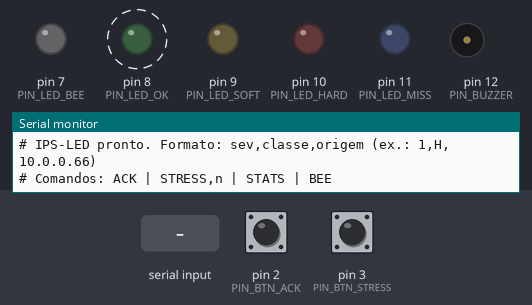
The sketch below on a simulated Arduino Uno, built with avr-gcc and run on an emulated ATmega328P. Shown: output pins drawn as LEDs (lit = HIGH), buzzer (waves = sounding), the last lines printed to the serial monitor. Dashed ring = blinking. The inputs (shaded band) are chosen by the test bench; at power-on: pin 2 (PIN_BTN_ACK) HIGH, pin 3 (PIN_BTN_STRESS) HIGH.

Above: at 1.2 s.
1.3 s: "STRESS\n" received over Serial
At 2.76 s:
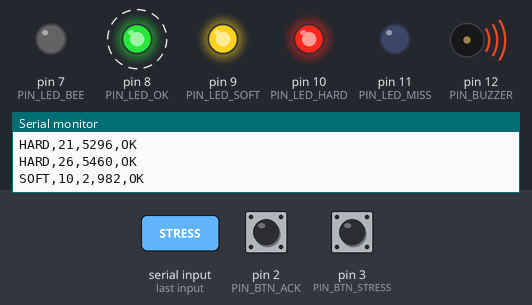
4.3 s: pin 2 (PIN_BTN_ACK) pulled LOW for 0.15 s
At 4.7 s:
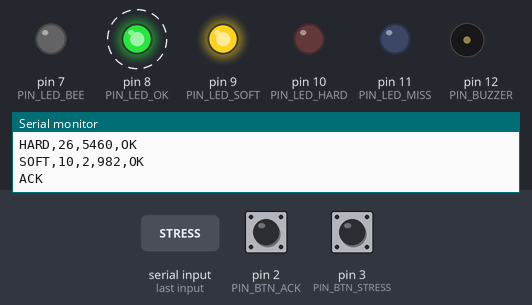
7.3 s: pin 3 (PIN_BTN_STRESS) pulled LOW for 0.15 s
At 7.77 s:
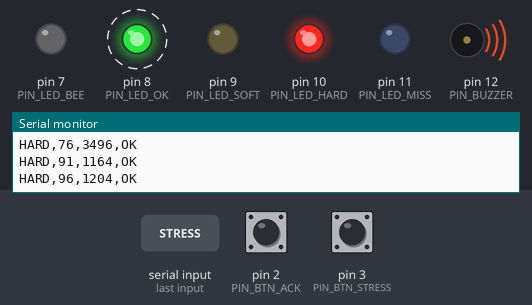
10.3 s: "BEE\n" received over Serial
At 10.45 s:
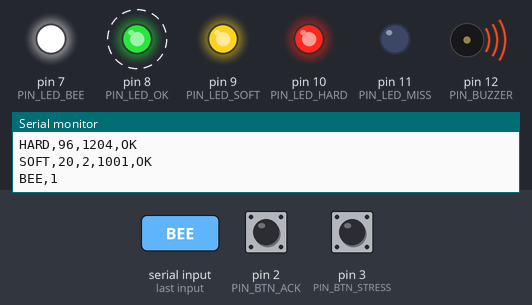
13.3 s: pin 2 (PIN_BTN_ACK) pulled LOW for 1 s
At 14.6 s:
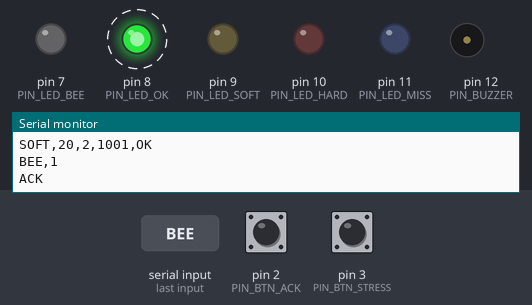
16.8 s: "BEE\n" received over Serial
At 17.08 s:
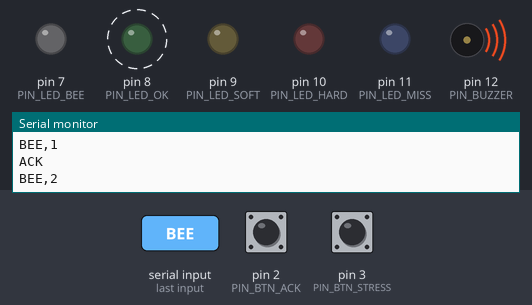
Timing chart, 0 to 20.8 s (numbered marks = the images above; inputs shaded):
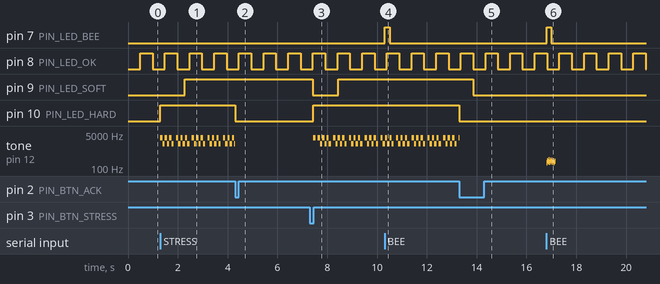

Measured:
- after the input at 1.3 s, pin 9 (PIN_LED_SOFT): LOW → HIGH after 0.98 s; pin 10 (PIN_LED_HARD): LOW → HIGH at once; tone on pin 12 (PIN_BUZZER): silent → 3200 Hz at once, then repeats every 0.63 s: 2 × (1600 Hz 0.09 s, 3200 Hz 0.09 s), 1600 Hz 0.09 s, silent 0.09 s, 3200 Hz 0.09 s
- after the input at 4.3 s, pin 10 (PIN_LED_HARD): HIGH → LOW at once
- after the input at 7.3 s, pin 10 (PIN_LED_HARD): LOW → HIGH after 0.14 s; tone on pin 12 (PIN_BUZZER): silent → 3200 Hz after 0.14 s, then repeats every 0.63 s: silent 0.09 s, 3 × (3200 Hz 0.09 s, 1600 Hz 0.09 s)
- after the input at 10.3 s, pin 7 (PIN_LED_BEE): LOW → HIGH at once, → LOW 0.20 s later
- after the input at 13.3 s, pin 10 (PIN_LED_HARD): HIGH → LOW at once
- after the input at 16.8 s, pin 7 (PIN_LED_BEE): LOW → HIGH at once, → LOW 0.20 s later; tone on pin 12 (PIN_BUZZER): plays 180 Hz for 0.03 s, 230 Hz for 0.03 s, 200 Hz for 0.03 s, 260 Hz for 0.03 s, 190 Hz for 0.03 s, 240 Hz for 0.03 s … (12 notes in this stretch), starting at once
- by itself, pin 8 (PIN_LED_OK): alternates HIGH for 0.49 s and LOW for 0.49 s

The sketch:

sketch.ino
```cpp
/*
 * IPS - Sinalizacao fisica de alertas em tempo real
 * Disciplina: Sistemas de Tempo Real - IESB
 * Autor: Caio Silveira Guimaraes Souza
 *
 * Placa: Arduino Uno (ATmega328P, 2 KB de RAM)
 * Biblioteca: FreeRTOS (Phillip Stevens / feilipu) - instalar pelo
 *             Gerenciador de Bibliotecas da IDE, buscando "FreeRTOS".
 *
 * Protocolo serial (115200 baud, uma linha por alerta, terminada em \n):
 *   <severidade>,<classe>,<origem>
 *     severidade: 1 (alta), 2 (media), 3 (baixa)  -> mesma escala do Suricata
 *     classe    : H = servidor critico (hard real-time)
 *                 S = servidor de menor criticidade (soft real-time)
 *     origem    : texto livre (ex.: IP do atacante), apenas para o log
 *   Exemplo: 1,H,10.0.0.66
 *
 * Comandos: ACK        -> reconhece o alarme critico (mesmo que o botao)
 *           STRESS,<n> -> injeta n alertas sinteticos (teste de carga)
 *           STATS      -> imprime estatisticas e pilha livre das tarefas
 *           BEE        -> novo alerta do BeeIA (TCC): pisca o LED branco e
 *                         zumbe como uma abelha (se a sirene nao estiver ativa)
 *
 * Saidas no monitor serial (CSV, para analise posterior):
 *   HARD,<id>,<latencia_us>,<OK|MISS>
 *   SOFT,<qtd_agregada>,<sev_max>,<latencia_ms>,<OK|MISS>
 *
 * Tarefas (prioridade maior = mais urgente):
 *   CRIT (3) alerta hard -> LED vermelho + sirene, mede deadline
 *   RX   (2) le a serial, classifica e encaminha para a fila certa
 *   AGG  (1) agrega alertas soft numa janela e acende o LED amarelo
 *   Timer one-shot (200 ms): apaga o LED branco do BeeIA
 *   Timer periodico (90 ms): sirene de dois tons ate o ACK
 *   Timer periodico (~30 ms): zumbido de abelha do BeeIA (cede a sirene)
 *   Timer de software (500 ms): heartbeat verde, leitura do botao de
 *            stress (avisa a RX) e apagamento do amarelo
 */

#include <Arduino_FreeRTOS.h>
#include <queue.h>
#include <semphr.h>
#include <timers.h>

// ----------------------------------------------------------------- Pinos
const uint8_t PIN_BTN_ACK    = 2;   // INT0 - botao de reconhecimento
const uint8_t PIN_BTN_STRESS = 3;   // botao de teste de carga
const uint8_t PIN_LED_OK     = 8;   // verde    - heartbeat do sistema
const uint8_t PIN_LED_SOFT   = 9;   // amarelo  - alertas soft agregados
const uint8_t PIN_LED_HARD   = 10;  // vermelho - alerta critico (hard)
const uint8_t PIN_LED_MISS   = 11;  // azul     - deadline perdido
const uint8_t PIN_BUZZER     = 12;  // buzzer   - reforco do alerta critico
const uint8_t PIN_LED_BEE    = 7;   // branco   - novo alerta do BeeIA (TCC)
const uint16_t PISCA_BEE_MS  = 200; // duracao da piscada do LED branco

// Sirene do alerta critico: alterna agudo/grave com uma pausa, e so para no
// ACK (alarme "travado", como num painel de seguranca). A pausa faz um buzzer
// ATIVO (que ignora a frequencia) bipar em vez de dar um tom continuo.
const uint16_t FASE_SIRENE_MS = 90;
// As tabelas de tons ficam na flash (PROGMEM): no AVR um array "const" comum
// ocuparia RAM, e o Uno so tem 2 KB. Leitura com pgm_read_word().
const uint16_t SIRENE_HZ[] PROGMEM = { 3200, 1600, 3200, 1600, 3200, 1600, 0 };
const uint8_t  N_FASES_SIRENE = sizeof(SIRENE_HZ) / sizeof(SIRENE_HZ[0]);

// Zumbido do BeeIA: tons graves (180-260 Hz) trocando rapido, o que soa como
// o "bzzz" de uma abelha passando. O buzzer e compartilhado: a sirene do
// alerta HARD tem prioridade, entao o zumbido nao toca (ou para no meio)
// enquanto a sirene estiver ativa. O LED branco pisca de qualquer jeito.
const uint16_t FASE_ZUMBIDO_MS = 30;   // 2 ticks do FreeRTOS no AVR
const uint16_t ZUMBIDO_HZ[] PROGMEM = { 180, 230, 200, 260, 190, 240,
                                        210, 250, 195, 235, 185, 220 };
const uint8_t  N_FASES_ZUMBIDO = sizeof(ZUMBIDO_HZ) / sizeof(ZUMBIDO_HZ[0]);

// --------------------------------------------- Parametros de tempo real
const uint32_t DEADLINE_HARD_US = 50000UL; // 50 ms: leitura -> LED vermelho
const uint16_t JANELA_SOFT_MS   = 1000;    // janela de agregacao (debounce)
const uint16_t DEADLINE_SOFT_MS = 1500;    // 1o evento da janela -> LED amarelo
const uint16_t SOFT_APAGA_MS    = 5000;    // amarelo apaga apos inatividade
const uint16_t PERIODO_MON_MS   = 500;     // periodo do timer de monitoracao
const uint16_t STRESS_PADRAO    = 50;

// ---------------------------------------------------------------- Tipos
enum TipoEvento : uint8_t { EV_ALERTA = 0, EV_ACK = 1 };

struct Evento {
  uint8_t  tipo;
  uint8_t  sev;
  char     classe;
  uint16_t id;
  uint32_t t;      // micros() no momento em que a linha foi lida
};

// ------------------------------------------------- Objetos do FreeRTOS
QueueHandle_t     qHard, qSoft;
SemaphoreHandle_t mtxSerial;
TaskHandle_t      hCrit, hRx, hAgg;
TimerHandle_t     tmBee;           // one-shot: apaga o LED branco
TimerHandle_t     tmSirene;        // periodico: alterna os tons da sirene
volatile bool     sireneAtiva = false;
TimerHandle_t     tmZumbido;       // periodico: fases do zumbido da abelha
volatile uint8_t  faseZumbido = 0; // 0 = parado; 1..N = proxima fase

// --------------------------------------------------------- Estatisticas
volatile uint16_t nRecebidos = 0, nHard = 0, nSoft = 0;
volatile uint16_t nMissHard = 0, nMissSoft = 0, nDescartes = 0, nBee = 0;
volatile uint32_t latHardMax = 0;
volatile TickType_t ultimoSoft = 0;
uint16_t proximoId = 1;

// ------------------------------------------------------------ Prototipos
void tarefaRx(void *p);
void tarefaCritica(void *p);
void tarefaAgregador(void *p);
void timerMonitor(TimerHandle_t t);
void timerApagaBee(TimerHandle_t t);
void timerSirene(TimerHandle_t t);
void timerZumbido(TimerHandle_t t);
void isrAck();
void enfileirarAlerta(uint8_t sev, char classe);
void gerarStress(uint16_t n);
void imprimirStats();

// =======================================================================
void setup() {
  Serial.begin(115200);

  pinMode(PIN_LED_OK, OUTPUT);
  pinMode(PIN_LED_SOFT, OUTPUT);
  pinMode(PIN_LED_HARD, OUTPUT);
  pinMode(PIN_LED_MISS, OUTPUT);
  pinMode(PIN_BUZZER, OUTPUT);
  pinMode(PIN_LED_BEE, OUTPUT);
  pinMode(PIN_BTN_ACK, INPUT_PULLUP);     // pull-up interno: sem resistor
  pinMode(PIN_BTN_STRESS, INPUT_PULLUP);

  // Filas pequenas de proposito: o Uno so tem 2 KB de RAM.
  qHard     = xQueueCreate(6, sizeof(Evento));
  qSoft     = xQueueCreate(10, sizeof(Evento));
  mtxSerial = xSemaphoreCreateMutex();

  //                 funcao           nome    pilha param prio handle
  BaseType_t ok =  xTaskCreate(tarefaCritica,   "CRIT", 140, NULL, 3, &hCrit);
  ok &=            xTaskCreate(tarefaRx,        "RX",   170, NULL, 2, &hRx);
  ok &=            xTaskCreate(tarefaAgregador, "AGG",  140, NULL, 1, &hAgg);

  TimerHandle_t tm = xTimerCreate("MON", pdMS_TO_TICKS(PERIODO_MON_MS),
                                  pdTRUE, NULL, timerMonitor);
  if (tm != NULL) xTimerStart(tm, 0);
  tmBee = xTimerCreate("BEE", pdMS_TO_TICKS(PISCA_BEE_MS), pdFALSE, NULL, timerApagaBee);
  tmSirene = xTimerCreate("SIR", pdMS_TO_TICKS(FASE_SIRENE_MS), pdTRUE, NULL, timerSirene);
  tmZumbido = xTimerCreate("ZUM", pdMS_TO_TICKS(FASE_ZUMBIDO_MS), pdTRUE, NULL, timerZumbido);

  attachInterrupt(digitalPinToInterrupt(PIN_BTN_ACK), isrAck, FALLING);

  if (!ok || !qHard || !qSoft || !mtxSerial || !tm || !tmBee || !tmSirene || !tmZumbido) {
    Serial.println(F("# ERRO: memoria insuficiente para criar os objetos"));
  }
  Serial.println(F("# IPS-LED pronto. Formato: sev,classe,origem (ex.: 1,H,10.0.0.66)"));
  Serial.println(F("# Comandos: ACK | STRESS,n | STATS | BEE"));
  // A biblioteca inicia o escalonador do FreeRTOS logo apos o setup().
}

void loop() {
  // Executado dentro da tarefa ociosa (idle). Nada a fazer aqui.
}

// ===================================================== Interrupcao (ACK)
void isrAck() {
  static uint32_t ultimo = 0;
  uint32_t agora = millis();
  if (agora - ultimo < 200) return;          // debounce do botao
  ultimo = agora;

  Evento e = { EV_ACK, 0, 'H', 0, micros() };
  BaseType_t acordou = pdFALSE;
  xQueueSendFromISR(qHard, &e, &acordou);
  if (acordou == pdTRUE) portYIELD_FROM_ISR();
}

// ===================================================== Tarefa RX (prio 2)
// Le linhas da serial, classifica e encaminha para a fila correta.
void tarefaRx(void *p) {
  (void)p;
  static char buf[32];
  uint8_t n = 0;

  for (;;) {
    if (ulTaskNotifyTake(pdTRUE, 0) > 0) gerarStress(STRESS_PADRAO);  // botao

    while (Serial.available() > 0) {
      char c = Serial.read();
      bool fimLinha = (c == '\n' || c == '\r');   // aceita LF, CR ou CRLF
      if (!fimLinha) { if (n < sizeof(buf) - 1) buf[n++] = c; continue; }
      buf[n] = '\0';
      n = 0;
      if (buf[0] == '\0') continue;

      if (strcmp(buf, "ACK") == 0) {
        Evento e = { EV_ACK, 0, 'H', 0, micros() };
        xQueueSend(qHard, &e, 0);
      } else if (strncmp(buf, "STRESS", 6) == 0) {
        uint16_t qtd = (buf[6] == ',') ? (uint16_t)atoi(buf + 7) : STRESS_PADRAO;
        gerarStress(qtd);
      } else if (strncmp(buf, "BEE", 3) == 0) {
        // Alerta do BeeIA: acende o branco e (re)inicia o timer one-shot,
        // que o apaga sozinho. Alertas seguidos estendem a piscada.
        digitalWrite(PIN_LED_BEE, HIGH);
        xTimerReset(tmBee, 0);
        // Zumbido so se a sirene nao estiver tocando. Secao critica curta:
        // sem ela, a CRIT poderia ligar a sirene entre o teste e o tone().
        taskENTER_CRITICAL();
        bool zumbir = !sireneAtiva;
        if (zumbir) { faseZumbido = 1; tone(PIN_BUZZER, pgm_read_word(&ZUMBIDO_HZ[0])); }
        taskEXIT_CRITICAL();
        if (zumbir) xTimerReset(tmZumbido, 0);
        nBee++;
        if (xSemaphoreTake(mtxSerial, pdMS_TO_TICKS(50)) == pdTRUE) {
          Serial.print(F("BEE,")); Serial.println(nBee);
          xSemaphoreGive(mtxSerial);
        }
      } else if (strcmp(buf, "STATS") == 0) {
        imprimirStats();
      } else if (buf[0] >= '1' && buf[0] <= '3' && buf[1] == ',') {
        char classe = (buf[2] == 'H' || buf[2] == 'h') ? 'H' : 'S';
        enfileirarAlerta(buf[0] - '0', classe);
      } else if (xSemaphoreTake(mtxSerial, pdMS_TO_TICKS(50)) == pdTRUE) {
        Serial.print(F("# linha invalida: "));
        Serial.println(buf);
        xSemaphoreGive(mtxSerial);
      }
    }
    vTaskDelay(1);   // polling a cada tick (16 ms no AVR)
  }
}

// Regra de priorizacao por severidade:
//   servidor critico (H) com severidade 1 ou 2 -> rota HARD (imediata)
//   qualquer outro caso                        -> rota SOFT (agregada)
void enfileirarAlerta(uint8_t sev, char classe) {
  // Contadores tambem lidos por outras tarefas: secao critica curta.
  taskENTER_CRITICAL();
  uint16_t id = proximoId++;
  nRecebidos++;
  taskEXIT_CRITICAL();

  Evento e = { EV_ALERTA, sev, classe, id, micros() };
  bool hard = (classe == 'H' && sev <= 2);
  if (xQueueSend(hard ? qHard : qSoft, &e, 0) != pdPASS) {   // fila cheia
    taskENTER_CRITICAL(); nDescartes++; taskEXIT_CRITICAL();
  }
}

void gerarStress(uint16_t n) {
  for (uint16_t i = 0; i < n; i++) {
    // 1 em cada 5 alertas e critico; o resto e ruido soft
    if (i % 5 == 0) enfileirarAlerta(1, 'H');
    else            enfileirarAlerta((i % 2) ? 3 : 2, 'S');
  }
}

// ================================================ Tarefa CRITICA (prio 3)
// Maior prioridade: preempta as demais assim que chega um alerta hard.
void tarefaCritica(void *p) {
  (void)p;
  Evento e;
  for (;;) {
    if (xQueueReceive(qHard, &e, portMAX_DELAY) != pdTRUE) continue;

    if (e.tipo == EV_ACK) {
      sireneAtiva = false;          // antes do noTone: o callback respeita a flag
      xTimerStop(tmSirene, 0);
      noTone(PIN_BUZZER);
      digitalWrite(PIN_LED_HARD, LOW);
      digitalWrite(PIN_LED_MISS, LOW);
      if (xSemaphoreTake(mtxSerial, pdMS_TO_TICKS(50)) == pdTRUE) {
        Serial.println(F("ACK"));
        xSemaphoreGive(mtxSerial);
      }
      continue;
    }

    // 1) Atuacao fisica primeiro: e isso que tem deadline
    digitalWrite(PIN_LED_HARD, HIGH);
    if (!sireneAtiva) {             // 1o tom ja aqui; o timer cuida do resto
      sireneAtiva = true;
      tone(PIN_BUZZER, pgm_read_word(&SIRENE_HZ[0]));
      xTimerStart(tmSirene, 0);
    }
    uint32_t lat = micros() - e.t;

    // 2) Verificacao do deadline
    bool miss = lat > DEADLINE_HARD_US;
    nHard++;
    if (lat > latHardMax) latHardMax = lat;
    if (miss) { nMissHard++; digitalWrite(PIN_LED_MISS, HIGH); }

    // 3) Log, fora do caminho critico
    if (xSemaphoreTake(mtxSerial, pdMS_TO_TICKS(50)) == pdTRUE) {
      Serial.print(F("HARD,")); Serial.print(e.id);
      Serial.print(',');        Serial.print(lat);
      Serial.println(miss ? F(",MISS") : F(",OK"));
      xSemaphoreGive(mtxSerial);
    }
  }
}

// ============================================== Tarefa AGREGADOR (prio 1)
// Debounce/agregacao: junta os alertas soft de uma janela e sinaliza uma
// unica vez. A propria janela limita a taxa de atualizacao do LED.
void tarefaAgregador(void *p) {
  (void)p;
  Evento e;
  for (;;) {
    if (xQueueReceive(qSoft, &e, portMAX_DELAY) != pdTRUE) continue;

    uint32_t t0 = e.t;
    uint16_t qtd = 1;
    uint8_t  sevMax = e.sev;              // 1 e a mais grave
    TickType_t fim = xTaskGetTickCount() + pdMS_TO_TICKS(JANELA_SOFT_MS);

    for (;;) {
      TickType_t agora = xTaskGetTickCount();
      if ((int16_t)(fim - agora) <= 0) break;
      if (xQueueReceive(qSoft, &e, fim - agora) == pdTRUE) {
        qtd++;
        if (e.sev < sevMax) sevMax = e.sev;
      }
    }

    digitalWrite(PIN_LED_SOFT, HIGH);
    ultimoSoft = xTaskGetTickCount();
    uint32_t latMs = (micros() - t0) / 1000UL;
    bool miss = latMs > DEADLINE_SOFT_MS;
    nSoft += qtd;
    if (miss) nMissSoft++;

    if (xSemaphoreTake(mtxSerial, pdMS_TO_TICKS(100)) == pdTRUE) {
      Serial.print(F("SOFT,")); Serial.print(qtd);
      Serial.print(',');        Serial.print(sevMax);
      Serial.print(',');        Serial.print(latMs);
      Serial.println(miss ? F(",MISS") : F(",OK"));
      xSemaphoreGive(mtxSerial);
    }
  }
}

// ============================================ Timer de software (500 ms)
// Roda na tarefa de servico de timers do FreeRTOS: nao pode bloquear.
void timerMonitor(TimerHandle_t t) {
  (void)t;
  static bool led = false, btnAnterior = HIGH;

  led = !led;
  digitalWrite(PIN_LED_OK, led);          // heartbeat: sistema vivo

  bool btn = digitalRead(PIN_BTN_STRESS);
  // O daemon de timers roda com prioridade 3 (igual a CRIT). Gerar a carga
  // aqui competiria com a tarefa critica; por isso so avisamos a RX.
  if (btnAnterior == HIGH && btn == LOW) xTaskNotifyGive(hRx);
  btnAnterior = btn;

  if (digitalRead(PIN_LED_SOFT) &&
      (TickType_t)(xTaskGetTickCount() - ultimoSoft) > pdMS_TO_TICKS(SOFT_APAGA_MS)) {
    digitalWrite(PIN_LED_SOFT, LOW);
  }
}

void imprimirStats() {
  if (xSemaphoreTake(mtxSerial, pdMS_TO_TICKS(100)) != pdTRUE) return;
  Serial.print(F("# STATS recebidos=")); Serial.print(nRecebidos);
  Serial.print(F(" hard="));             Serial.print(nHard);
  Serial.print(F(" soft="));             Serial.print(nSoft);
  Serial.print(F(" missHard="));         Serial.print(nMissHard);
  Serial.print(F(" missSoft="));         Serial.print(nMissSoft);
  Serial.print(F(" descartes="));        Serial.print(nDescartes);
  Serial.print(F(" latHardMax_us="));    Serial.print(latHardMax);
  Serial.print(F(" bee="));              Serial.println(nBee);
  Serial.print(F("# PILHA livre (bytes) CRIT="));
  Serial.print(uxTaskGetStackHighWaterMark(hCrit));
  Serial.print(F(" RX="));  Serial.print(uxTaskGetStackHighWaterMark(hRx));
  Serial.print(F(" AGG=")); Serial.println(uxTaskGetStackHighWaterMark(hAgg));
  xSemaphoreGive(mtxSerial);
}

// ================================== Timer one-shot do BeeIA (200 ms)
void timerApagaBee(TimerHandle_t t) {
  (void)t;
  digitalWrite(PIN_LED_BEE, LOW);
}

// ======================== Timer periodico da sirene (90 ms por fase)
// Roda no daemon de timers: so troca a frequencia, nunca bloqueia.
void timerSirene(TimerHandle_t t) {
  (void)t;
  static uint8_t fase = 0;
  if (!sireneAtiva) { noTone(PIN_BUZZER); fase = 0; return; }
  fase = (fase + 1) % N_FASES_SIRENE;
  uint16_t hz = pgm_read_word(&SIRENE_HZ[fase]);
  if (hz) tone(PIN_BUZZER, hz);
  else    noTone(PIN_BUZZER);
}

// ===================== Timer periodico do zumbido do BeeIA (~30 ms/fase)
// Roda no daemon de timers (como a sirene, entao os dois nunca executam ao
// mesmo tempo). Se a sirene assumiu o buzzer, sai sem tocar nele.
void timerZumbido(TimerHandle_t t) {
  if (sireneAtiva || faseZumbido == 0) {   // sirene manda no buzzer
    faseZumbido = 0;
    xTimerStop(t, 0);
    return;
  }
  if (faseZumbido >= N_FASES_ZUMBIDO) {    // fim do "bzzz"
    noTone(PIN_BUZZER);
    faseZumbido = 0;
    xTimerStop(t, 0);
    return;
  }
  tone(PIN_BUZZER, pgm_read_word(&ZUMBIDO_HZ[faseZumbido++]));
}
```
